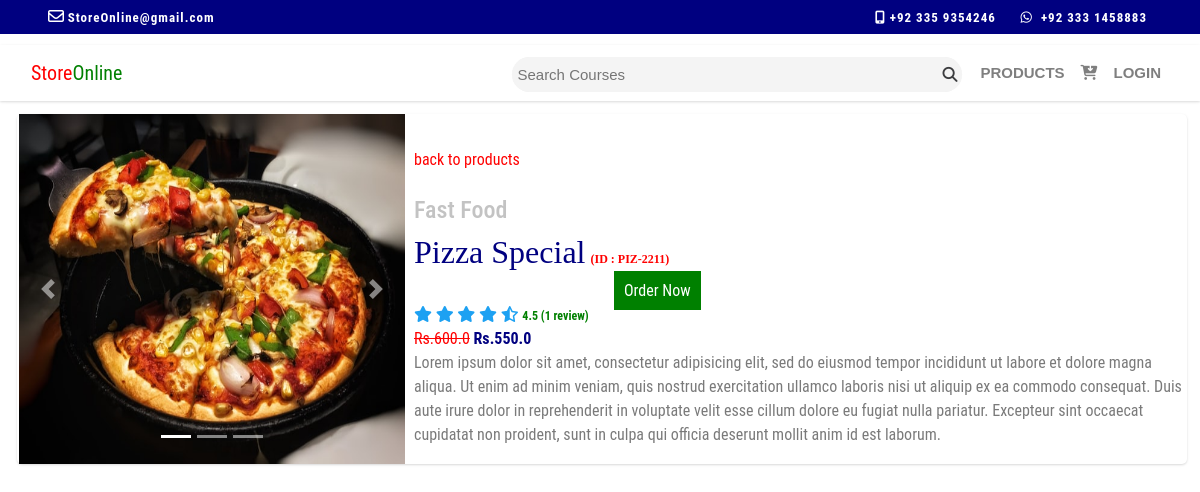
The page /pizza-special/ on the database its author committed.
### home/models.py (models this page shows, shortened)
class Cat_items(models.Model):
    ITEM_STATUS_CHOICES = (('draft', 'Draft'), ('published', 'Published'))
    name = models.CharField(max_length=256)
    pid = models.CharField(max_length=256)
    actual_price = models.FloatField()
    discounted_price = models.FloatField()
    desc = models.TextField()
    image = models.ImageField(upload_to='static/home/images', default='static/home/images/dummy.jpg')
    image2 = models.ImageField(upload_to='static/home/images', null=True, blank=True, default='static/home/images/dummy.jpg')
    image3 = models.ImageField(upload_to='static/home/images', null=True, blank=True, default='static/home/images/dummy.jpg')
    slug = models.SlugField(max_length=264, unique_for_date='publish')
    category = models.ForeignKey(Category, related_name='cat_items', on_delete=models.CASCADE)
    publish = models.DateTimeField(default=timezone.now)
    created = models.DateTimeField(auto_now_add=True)
    updated = models.DateTimeField(auto_now=True)
    status = models.CharField(max_length=10, choices=ITEM_STATUS_CHOICES, default='draft')
    class Meta:
        ordering = ('-publish',)

class Category(models.Model):
    author = models.ForeignKey(User, on_delete=models.CASCADE)
    title = models.CharField(max_length=256)
    class Meta:
        ordering = ('title',)
    def __str__(self):
        return self.title

### home/views.py (the view, shortened to what this page needs)
# urls.py: path('<str:item>/', views.cat_items_detail, name='item_detail'),
def cat_items_detail(request,item):
    item = get_object_or_404(Cat_items,slug=item,status='published')
    comments = item.comments.filter(active=True) # here 'comments' in the middle is related_name
    form = CommentForm()
    order_form = MyOrderForm(initial= {'prod_id':  item.pid, 'prod_price': item.discounted_price })
    csubmit = False
    return render(request, 'home/itemdetails.html',
                  {'item': item, 'form': form, 'csubmit': csubmit, 'comments': comments, 'order_form': order_form})

### home/forms.py
class CommentForm(forms.ModelForm):
    class Meta:
        model = Comments
        fields = ('name', 'body',)
    def __init__(self, *args, **kwargs):
        super(CommentForm, self).__init__(*args, **kwargs)
        self.fields['name'].label = ''
        self.fields['body'].label = ''

class MyOrderForm(forms.ModelForm):
    class Meta:
        model = MyOrder
        fields = '__all__'

### templates/home/itemdetails.html (shortened to what this page needs)
{% extends 'home/base.html' %}
{% block content %}
{% load static %}
<link rel="stylesheet" href="{% static 'home/css/itemdetails.css' %}">
<div class="container-fluid">
      <div class="row myrow">
        <div class="column col-lg-4 col-md-4 col-sm-12 col-xs-12 padding-0">
          <div class="item-image">
            <div id="carouselExampleIndicators" class="carousel slide" data-ride="carousel">
              <ol class="carousel-indicators">
                <li data-target="#carouselExampleIndicators" data-slide-to="0" class="active"></li>
                <li data-target="#carouselExampleIndicators" data-slide-to="1"></li>
                <li data-target="#carouselExampleIndicators" data-slide-to="2"></li>
              </ol>
            <div class="carousel-inner">
              <div class="carousel-item active">
                <img class="d-block w-100" src="{{ item.image.url }}" alt="First slide">
              </div>
            </div>
          <a class="carousel-control-prev" href="#carouselExampleIndicators" role="button" data-slide="prev">
           <span class="carousel-control-prev-icon" aria-hidden="true"></span>
          </a>
          <a class="carousel-control-next" href="#carouselExampleIndicators" role="button" data-slide="next">
            <span class="carousel-control-next-icon" aria-hidden="true"></span>
          </a>
            </div>
          </div>
        </div>
        <div class="column col-lg-8 col-md-8 col-sm-12 col-xs-12 padding-0">
          <div class="item-detail">
            <br>
            <a href="/items/{{item.category.id}}">back to products</a>
            <br><br>
            <h4>{{ item.category}}</h4>
            <h2>{{ item.name}}<small id="p-id">(ID : {{ item.pid}})</small></h2>
              <a id="order" href="#" data-toggle="modal" data-target="#orderModal">Order Now</a>
            <br>
            <span>
              <i class="fa fa-star" aria-hidden="true"></i>
              <i class="fa fa-star" aria-hidden="true"></i>
              <i class="fa fa-star" aria-hidden="true"></i>
              <i class="fa fa-star" aria-hidden="true"></i>
              <i class="fa fa-star-half-o"></i>
            </span>
            {% with comments.count as comments_count %}
            <small>4.5 ({{comments_count}} review{{comments_count|pluralize}})</small><br>
            {% endwith %}
            <span class="curr" style="text-decoration: line-through;">Rs.{{ item.actual_price}}</span>&nbsp;<span id="actual-curr">Rs.{{item.discounted_price}}</span>
            <br>
            <p class="desc">Lorem ipsum dolor sit amet, consectetur adipisicing elit, sed do eiusmod tempor incididunt ut labore et dolore magna aliqua. Ut enim ad minim veniam, quis nostrud exercitation ullamco laboris nisi ut aliquip ex ea commodo consequat. Duis aute irure dolor in reprehenderit in voluptate velit esse cillum dolore eu fugiat nulla pariatur. Excepteur sint occaecat cupidatat non proident, sunt in culpa qui officia deserunt mollit anim id est laborum.</p>
          </div>
        </div>
      </div>
{% endblock %}

### static/home/css/index.css (style rules this page uses)
body { font-family: 'Roboto Condensed', sans-serif!important; color: #3c3d3f; }
.w-100 { height: 500px; }

### static/home/css/itemdetails.css (style rules this page uses)
.myrow { margin-top: 80px; margin-left: 2px; width: 100%; height: 350px; border-radius: 5px; background: #fff; box-shadow: 0 1px 3px 0 rgba(0,0,0,.1), 0 1px 2px 0 rgba(0,0,0,.06); }
.padding-0 { padding-right:2px; padding-left:2px; }
.item-image { background: #fff; }
.item-image img { width: 100%; height: 350px; }
.item-detail { margin-top: 10px; margin-left: 5px; background: #fff; }
.item-detail a { color: red; }
.item-detail h4 { color: #c3c3c3; }
.item-detail h2 { font-family: cursive; color: navy; }
#p-id { color: red; margin-left: 5px; }
#order { background:green; color:#fff; margin-left:200px; padding:10px; cursor:pointer; }
.fa-star { color: #1DA1F2; }
.fa-star-half-o { color: #1DA1F2; }
.item-detail small { color: green; font-size: 12px; font-weight: bold; }
.curr { color: red; }
#actual-curr { color: navy; font-weight: bold; }
.desc { color: #7a7a7a; }

### rows shown on the page
Cat_items: image (picture), category "Fast Food", name "Pizza Special", pid "PIZ-2211", actual_price "600.0", discounted_price "550.0"

### other values the page prints
{{ comments_count }} "1"
